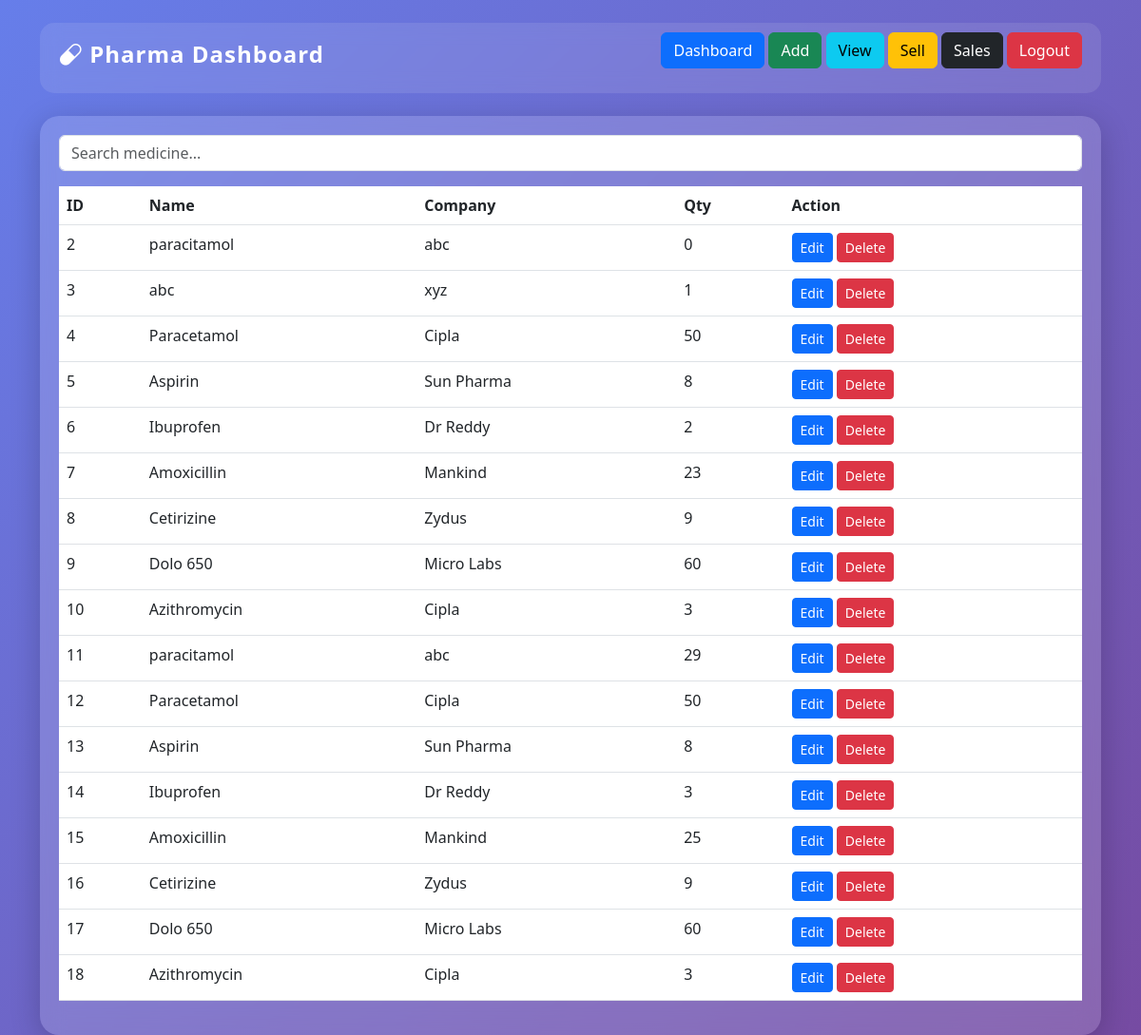
Page /view (signed in) on the committed database.
### tables this page shows
CREATE TABLE medicine(
        id INTEGER PRIMARY KEY AUTOINCREMENT,
        name TEXT,
        company TEXT,
        price REAL,
        quantity INTEGER,
        expiry TEXT);

### app.py (the view)
@app.route("/view")
@role_required("admin", "pharmacist", "staff")
def view():
    if not is_logged_in():
        return redirect("/login")
    search = request.args.get("search", "")
    conn = connect_db()
    cur = conn.cursor()
    if search:
        cur.execute("SELECT * FROM medicine WHERE name LIKE ?", ('%' + search + '%',))
    else:
        cur.execute("SELECT * FROM medicine")
    data = cur.fetchall()
    return render_template("view.html", data=data, search=search)

### app.py (called while the page is built)
def connect_db():
    return sqlite3.connect("database.db")

def role_required(*roles):
    def wrapper(f):
        @wraps(f)
        def decorated(*args, **kwargs):
            if "user" not in session:
                return redirect("/login")
            if session.get("role") not in roles:
                return abort(403)
            return f(*args, **kwargs)
        return decorated
    return wrapper

def is_logged_in():
    return "user" in session

### templates/view.html
{% extends 'layout.html' %}
{% block content %}
<form method="GET" class="mb-3">
    <input type="text" name="search" placeholder="Search medicine..."
           value="{{search}}" class="form-control">
</form>
<table class="table">
<tr><th>ID</th><th>Name</th><th>Company</th><th>Qty</th><th>Action</th></tr>
{% for i in data %}
<tr>
<td>{{i[0]}}</td>
<td>{{i[1]}}</td>
<td>{{i[2]}}</td>
<td>{{i[4]}}</td>
<td>
    <a href="/edit/{{i[0]}}" class="btn btn-primary btn-sm">Edit</a>
    <a href="/delete/{{i[0]}}" class="btn btn-danger btn-sm">Delete</a>
</td>
</tr>
{% endfor %}
{% endblock %}

### templates/layout.html (style rules this page uses)
body { background: #0f172a; color: white; }
body { background: linear-gradient(135deg, #667eea, #764ba2); min-height: 100vh; font-family: 'Segoe UI', sans-serif; color: #fff; }

### rows in the picture
medicine: id "2", name "paracitamol", company "abc", quantity "0"
medicine: id "3", name "abc", company "xyz", quantity "1"
medicine: id "4", name "Paracetamol", company "Cipla", quantity "50"
medicine: id "5", name "Aspirin", company "Sun Pharma", quantity "8"
medicine: id "6", name "Ibuprofen", company "Dr Reddy", quantity "2"
medicine: id "7", name "Amoxicillin", company "Mankind", quantity "23"
medicine: id "8", name "Cetirizine", company "Zydus", quantity "9"
medicine: id "9", name "Dolo 650", company "Micro Labs", quantity "60"
medicine: id "10", name "Azithromycin", company "Cipla", quantity "3"
medicine: id "11", name "paracitamol", company "abc", quantity "29"
medicine: id "12", name "Paracetamol", company "Cipla", quantity "50"
medicine: id "13", name "Aspirin", company "Sun Pharma", quantity "8"
medicine: id "14", name "Ibuprofen", company "Dr Reddy", quantity "3"
medicine: id "15", name "Amoxicillin", company "Mankind", quantity "25"
medicine: id "16", name "Cetirizine", company "Zydus", quantity "9"
medicine: id "17", name "Dolo 650", company "Micro Labs", quantity "60"
medicine: id "18", name "Azithromycin", company "Cipla", quantity "3"
